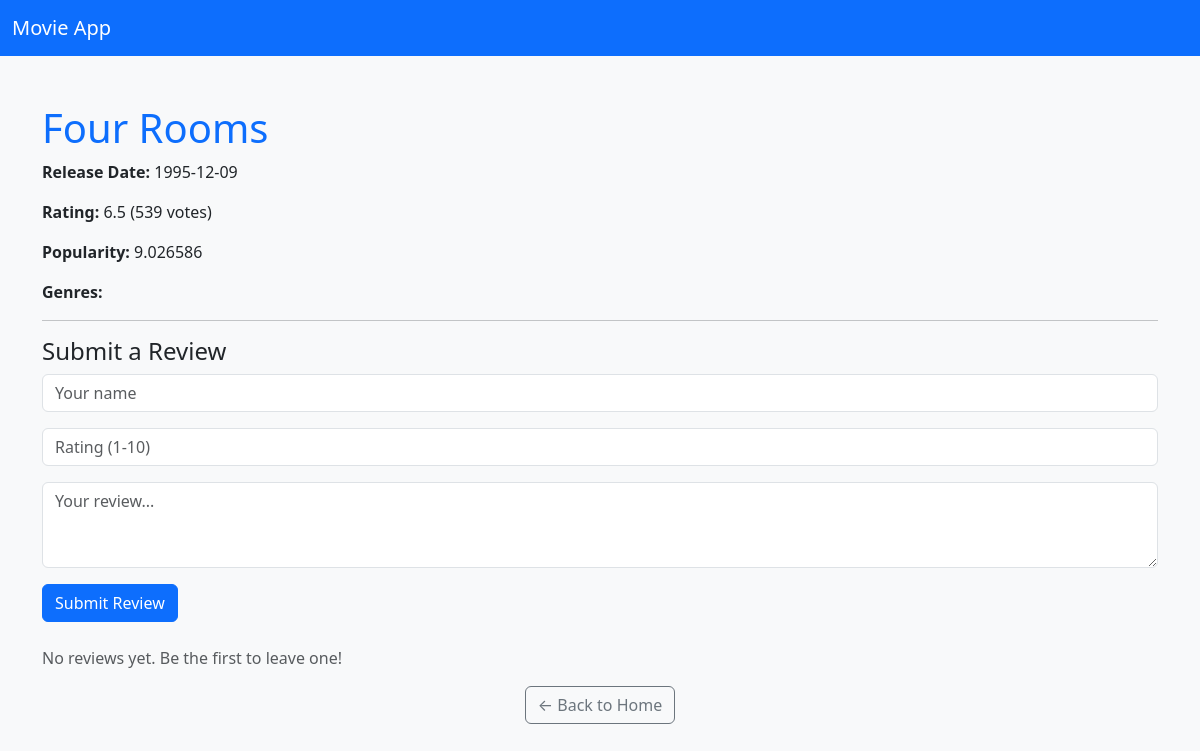
Screenshot of /movie/5 with the database file from the repository.
### app/models.py (models this page shows)
class Movie(db.Model):
    id = db.Column(db.Integer, primary_key=True)
    title = db.Column(db.String(200), nullable=False)
    release_date = db.Column(db.String(50))
    popularity = db.Column(db.Float)
    vote_average = db.Column(db.Float)
    vote_count = db.Column(db.Integer)
    reviews = db.relationship('Review', backref='movie', lazy=True)
    genres = db.relationship('Genre', secondary=movie_genres, back_populates='movies')  # ✅ Add this

### app/routes.py (the view)
@main.route('/movie/<int:movie_id>')
def movie_detail(movie_id):
    movie = Movie.query.get_or_404(movie_id)
    reviews = Review.query.filter_by(movie_id=movie.id).order_by(Review.id.desc()).all()
    return render_template('detail.html', movie=movie, reviews=reviews)

### app/templates/detail.html (shortened to what this page needs)
<!DOCTYPE html>
<html>
<head>
    <link href="https://cdn.jsdelivr.net/npm/bootstrap@5.3.0/dist/css/bootstrap.min.css" rel="stylesheet">
</head>
<body class="bg-light">
<nav class="navbar navbar-expand-lg navbar-dark bg-primary mb-4">
  <div class="container-fluid">
    <a class="navbar-brand" href="{{ url_for('main.home') }}">Movie App</a>
  </div>
</nav>
<div class="container py-4">
    <h1 class="text-primary">{{ movie.title }}</h1>
    <p><strong>Release Date:</strong> {{ movie.release_date }}</p>
    <p><strong>Rating:</strong> {{ movie.vote_average }} ({{ movie.vote_count }} votes)</p>
    <p><strong>Popularity:</strong> {{ movie.popularity }}</p>
    <p><strong>Genres:</strong>
    </p>
    <hr>
    <h4>Submit a Review</h4>
    <form method="POST" action="{{ url_for('main.add_review', movie_id=movie.id) }}" class="mb-4">
        <div class="mb-3">
            <input type="text" name="reviewer_name" placeholder="Your name" class="form-control" required>
        </div>
        <div class="mb-3">
            <input type="number" name="rating" min="1" max="10" placeholder="Rating (1-10)" class="form-control" required>
        </div>
        <div class="mb-3">
            <textarea name="comment" rows="3" placeholder="Your review..." class="form-control" required></textarea>
        </div>
        <button type="submit" class="btn btn-primary">Submit Review</button>
    </form>
    {% if reviews %}
    <h4>User Reviews</h4>
    <ul class="list-group mb-4">
        {% for review in reviews %}
        <li class="list-group-item">
            <strong>{{ review.reviewer_name }}</strong> – ⭐ {{ review.rating }}
            <p class="mb-0">{{ review.comment }}</p>
        </li>
        {% endfor %}
    </ul>
    {% else %}
    <p class="text-muted">No reviews yet. Be the first to leave one!</p>
    {% endif %}
    <div class="text-center">
        <a href="{{ url_for('main.home') }}" class="btn btn-outline-secondary">← Back to Home</a>
    </div>
</div>
</body>
</html>

### rows the page displays
Movie: title "Four Rooms", release_date "1995-12-09", vote_average "6.5", vote_count "539", popularity "9.026586"
